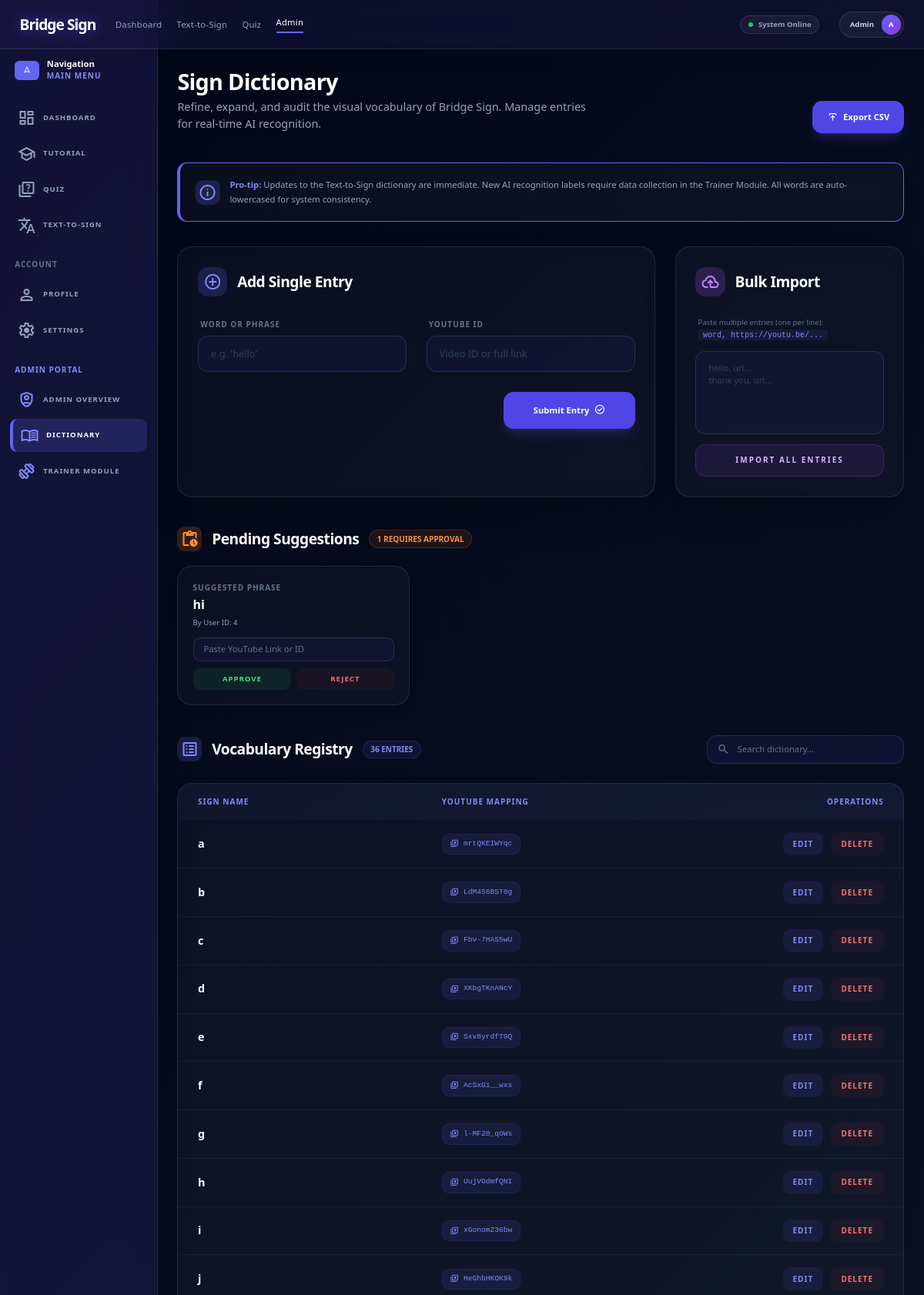
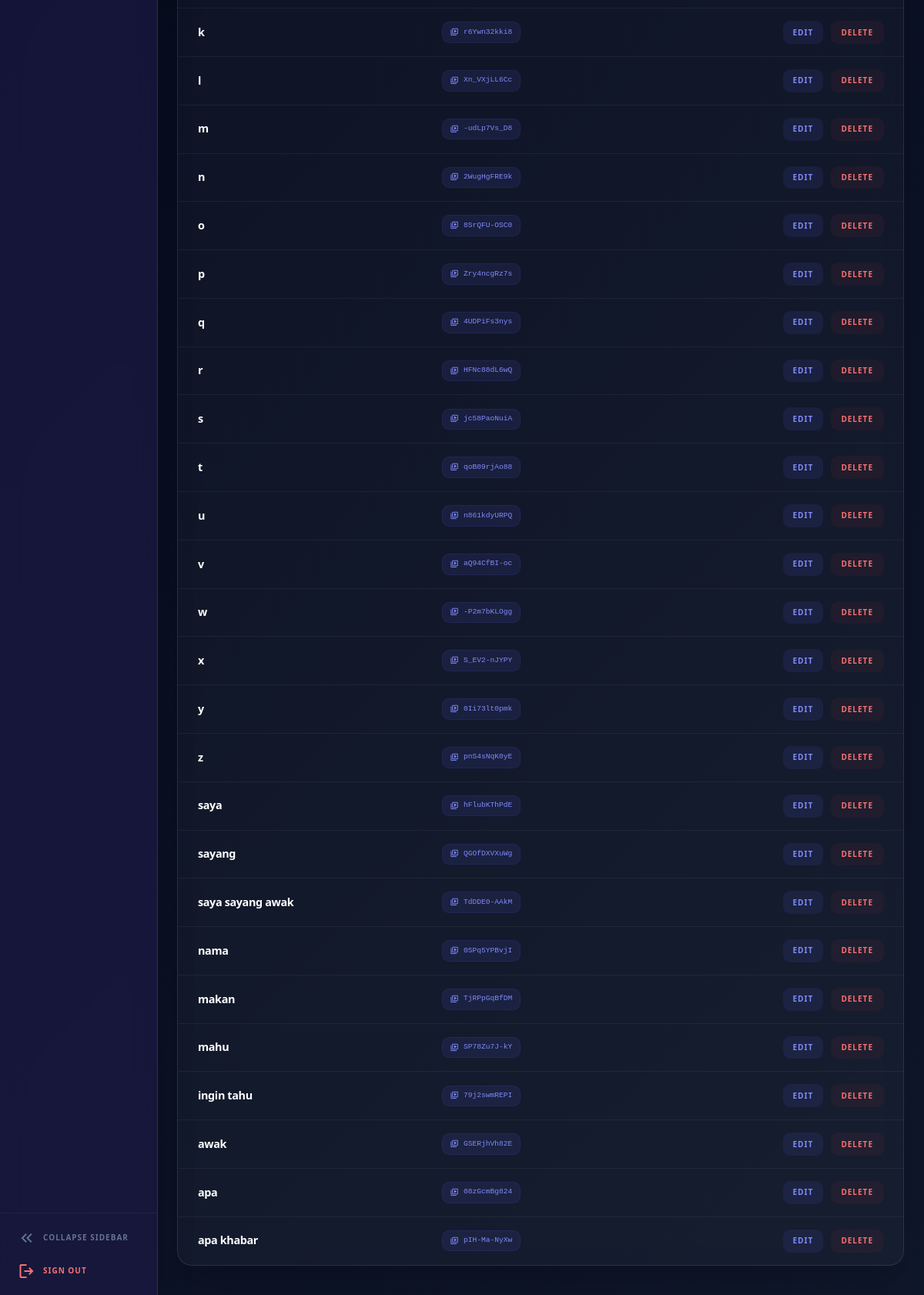
The page /admin/dictionary (signed in) on the database its author committed (2 pictures, top to bottom).
### app2.py (models this page shows, shortened)
class User(db.Model):
    id = db.Column(db.Integer, primary_key=True)
    username = db.Column(db.String(80), unique=True, nullable=False)
    password_hash = db.Column(db.String(200), nullable=False)
    camera_enabled = db.Column(db.Boolean, default=True)
    camera_index = db.Column(db.Integer, default=0)
    is_admin = db.Column(db.Boolean, default=False)
    tutorial_completed = db.Column(db.Boolean, default=False)
    security_question = db.Column(db.String(200), nullable=True)
    security_answer_hash = db.Column(db.String(200), nullable=True)

class WordRequest(db.Model):
    id = db.Column(db.Integer, primary_key=True)
    user_id = db.Column(db.Integer, db.ForeignKey('user.id'), nullable=False)
    requested_word = db.Column(db.String(100), nullable=False)
    status = db.Column(db.String(20), default="Pending") # Pending, Added, Rejected
    suggestion_type = db.Column(db.String(50), default="ai_recognition") # ai_recognition or text_to_sign
    timestamp = db.Column(db.DateTime, default=datetime.utcnow)
    user = db.relationship('User', backref=db.backref('requests', lazy=True))

### app2.py (the view)
@app.route('/admin/dictionary', methods=['GET'])
@admin_required
def admin_dictionary():
    dictionary = load_sign_dictionary()
    pending_requests = WordRequest.query.filter_by(status='Pending', suggestion_type='text_to_sign').order_by(WordRequest.timestamp.desc()).all()
    return render_template('admin_dictionary.html', username=session.get('username', ''), is_admin=True, dictionary=dictionary, pending_requests=pending_requests)

### templates/admin_dictionary.html (shortened to what this page needs)
<!DOCTYPE html>
<html class="dark" lang="en">
<head>
    <script src="https://cdn.tailwindcss.com?plugins=forms,container-queries"></script>
    <link rel="stylesheet" href="{{ url_for('static', filename='css/global.css') }}?v=2">
    <link rel="stylesheet" href="{{ url_for('static', filename='css/modern_ui.css') }}">
</head>
<body class="bg-background text-on-surface">
    {% include '_navbar.html' %}
    {% include '_sidebar.html' %}
    <main id="main-content" class="lg:ml-64 pt-28 pb-12 px-8 min-h-screen max-w-[1280px] transition-all duration-300">
        <header class="mb-12 flex flex-col lg:flex-row lg:items-end justify-between gap-6">
            <div>
                <h1 class="text-4xl font-extrabold text-white mb-2 tracking-tight">Sign Dictionary</h1>
                <p class="text-lg text-slate-400 max-w-2xl">Refine, expand, and audit the visual vocabulary of Bridge Sign. Manage entries for real-time AI recognition.</p>
            </div>
            <div class="flex gap-4">
                <a href="{{ url_for('admin_dictionary_export') }}" class="bg-indigo-600 hover:bg-indigo-500 shadow-lg shadow-indigo-500/20 transition-all duration-300 text-white px-6 py-3 rounded-2xl font-bold text-sm flex items-center gap-2 active:scale-95">
                    <span class="material-symbols-outlined text-lg">publish</span>
                    Export CSV
                </a>
            </div>
        </header>
        <div class="mb-10 surface_glass border-l-4 border-indigo-500 p-6 flex items-center gap-4 rounded-2xl shadow-xl">
            <div class="w-10 h-10 rounded-xl bg-indigo-500/20 flex items-center justify-center flex-shrink-0">
                <span class="material-symbols-outlined text-indigo-400">info</span>
            </div>
            <p class="text-sm text-slate-400 leading-relaxed">
                <span class="text-indigo-400 font-bold">Pro-tip:</span> Updates to the Text-to-Sign dictionary are immediate. New AI recognition labels require data collection in the Trainer Module. All words are auto-lowercased for system consistency.
            </p>
        </div>
        <div class="grid grid-cols-1 lg:grid-cols-3 gap-8 mb-12">
            <section class="lg:col-span-2 surface_glass p-8 rounded-3xl border border-white/10 shadow-2xl">
                <div class="flex items-center gap-4 mb-8">
                    <div class="w-12 h-12 rounded-2xl bg-indigo-500/20 flex items-center justify-center">
                        <span class="material-symbols-outlined text-indigo-400">add_circle</span>
                    </div>
                    <h3 class="text-2xl font-black text-white tracking-tight">Add Single Entry</h3>
                </div>
                <div class="grid grid-cols-1 sm:grid-cols-2 gap-8">
                    <div class="space-y-2">
                        <label class="text-[10px] font-bold text-slate-500 uppercase tracking-widest px-1">Word or Phrase</label>
                        <input id="new_phrase" class="w-full bg-indigo-950/40 border border-white/10 focus:ring-2 focus:ring-indigo-500 rounded-2xl px-5 py-4 text-white transition-all outline-none placeholder:text-slate-700" placeholder="e.g. 'hello'" type="text"/>
                    </div>
                    <div class="space-y-2">
                        <label class="text-[10px] font-bold text-slate-500 uppercase tracking-widest px-1">YouTube ID</label>
                        <input id="new_url" class="w-full bg-indigo-950/40 border border-white/10 focus:ring-2 focus:ring-indigo-500 rounded-2xl px-5 py-4 text-white transition-all outline-none placeholder:text-slate-700" placeholder="Video ID or full link" type="text"/>
                    </div>
                    <div class="sm:col-span-2 flex justify-end">
                        <button onclick="addSingleEntry()" class="bg-indigo-600 hover:bg-indigo-500 text-white px-12 py-4 rounded-2xl font-bold text-sm transition-all active:scale-95 shadow-lg shadow-indigo-500/20 flex items-center gap-2">
                            Submit Entry
                            <span class="material-symbols-outlined text-lg">check_circle</span>
                        </button>
                    </div>
                </div>
            </section>
            <section class="surface_glass p-8 rounded-3xl border border-white/10 shadow-2xl flex flex-col">
                <div class="flex items-center gap-4 mb-8">
                    <div class="w-12 h-12 rounded-2xl bg-purple-500/20 flex items-center justify-center">
                        <span class="material-symbols-outlined text-purple-400">cloud_upload</span>
                    </div>
                    <h3 class="text-2xl font-black text-white tracking-tight">Bulk Import</h3>
                </div>
                <div class="flex-1 flex flex-col gap-4">
                    <p class="text-xs text-slate-500 leading-relaxed px-1">Paste multiple entries (one per line):<br><span class="font-mono text-[10px] text-indigo-400 bg-indigo-500/10 px-2 py-0.5 rounded">word, https://youtu.be/...</span></p>
                    <textarea id="bulk_input" rows="5" class="w-full flex-1 bg-indigo-950/40 border border-white/10 focus:ring-2 focus:ring-indigo-500 rounded-2xl px-5 py-4 text-white text-sm transition-all outline-none resize-none placeholder:text-slate-700" placeholder="hello, url...&#10;thank you, url..."></textarea>
                    <button onclick="addBulkEntries()" class="w-full bg-purple-500/10 border border-purple-500/20 hover:bg-purple-500/20 text-purple-300 py-4 rounded-2xl font-black text-[10px] uppercase tracking-[0.2em] transition-all active:scale-95">
                        Import All Entries
                    </button>
                </div>
            </section>
        </div>
        {% if pending_requests %}
        <section class="space-y-6 mb-12">
            <div class="flex items-center gap-4">
                <div class="w-10 h-10 rounded-xl bg-orange-500/20 flex items-center justify-center">
                    <span class="material-symbols-outlined text-orange-400">pending_actions</span>
                </div>
                <h3 class="text-2xl font-black text-white tracking-tight">Pending Suggestions</h3>
                <div class="px-3 py-1 bg-orange-500/10 text-orange-400 text-[10px] font-black uppercase rounded-full border border-orange-500/20">
                    {{ pending_requests|length }} Requires Approval
                </div>
            </div>
            <div class="grid grid-cols-1 md:grid-cols-2 lg:grid-cols-3 gap-6">
                {% for req in pending_requests %}
                <div class="surface_glass p-6 rounded-3xl border border-white/10 shadow-lg flex flex-col justify-between gap-4 transition-all duration-500" id="req-card-{{ req.id }}">
                    <div>
                        <div class="text-[10px] font-bold text-slate-500 uppercase tracking-widest mb-1">Suggested Phrase</div>
                        <div class="text-xl font-black text-white">{{ req.requested_word }}</div>
                        <div class="text-xs text-slate-400 mt-2">By User ID: {{ req.user_id }}</div>
                    </div>
                    <div class="space-y-3">
                        <input type="text" id="yt-link-{{ req.id }}" placeholder="Paste YouTube Link or ID" class="w-full bg-indigo-950/40 border border-white/10 rounded-xl px-4 py-2 text-white text-sm outline-none focus:ring-1 focus:ring-indigo-500">
                        <div class="flex gap-2">
                            <button onclick="approveTextRequest({{ req.id }})" class="flex-1 bg-green-500/10 hover:bg-green-500 hover:text-white text-green-400 border border-transparent hover:border-green-500/20 rounded-xl py-2 text-xs font-bold uppercase tracking-widest transition-all">Approve</button>
                            <button onclick="rejectTextRequest({{ req.id }})" class="flex-1 bg-red-500/5 hover:bg-red-500 hover:text-white text-red-400 border border-transparent hover:border-red-500/10 rounded-xl py-2 text-xs font-bold uppercase tracking-widest transition-all">Reject</button>
                        </div>
                    </div>
                </div>
                {% endfor %}
            </div>
        </section>
        {% endif %}
        <section class="space-y-8">
            <div class="flex flex-col md:flex-row items-start md:items-center justify-between gap-6">
                <div class="flex items-center gap-4">
                    <div class="w-10 h-10 rounded-xl bg-indigo-500/20 flex items-center justify-center">
                        <span class="material-symbols-outlined text-indigo-400">list_alt</span>
                    </div>
                    <h3 class="text-2xl font-black text-white tracking-tight">Vocabulary Registry</h3>
                    <div class="px-3 py-1 bg-indigo-500/10 text-indigo-400 text-[10px] font-black uppercase rounded-full border border-indigo-500/20">
                        {{ dictionary|length }} Entries
                    </div>
                </div>
                <div class="w-full md:w-80 relative">
                    <span class="material-symbols-outlined absolute left-4 top-1/2 -translate-y-1/2 text-slate-500 text-xl">search</span>
                    <input class="w-full bg-indigo-950/40 border border-white/10 rounded-2xl pl-12 pr-4 py-3 text-sm text-white focus:ring-2 focus:ring-indigo-500 outline-none transition-all" placeholder="Search dictionary..." type="text"/>
                </div>
            </div>
            <div class="surface_glass rounded-3xl overflow-hidden shadow-2xl border border-white/10">
                <table class="w-full text-left">
                    <thead>
                        <tr class="bg-indigo-500/5">
                            <th class="px-8 py-5 text-[10px] font-bold text-indigo-400 uppercase tracking-widest">Sign Name</th>
                            <th class="px-8 py-5 text-[10px] font-bold text-indigo-400 uppercase tracking-widest">YouTube Mapping</th>
                            <th class="px-8 py-5 text-[10px] font-bold text-indigo-400 uppercase tracking-widest text-right">Operations</th>
                        </tr>
                    </thead>
                    <tbody class="divide-y divide-white/5" id="dict-table-body">
                        {% for word, yt_id in dictionary.items() %}
                        <tr class="hover:bg-white/5 transition-colors group">
                            <td class="px-8 py-5">
                                <span class="text-lg font-black text-white tracking-tight">{{ word }}</span>
                            </td>
                            <td class="px-8 py-5">
                                <div class="inline-flex items-center gap-2 px-3 py-1.5 bg-indigo-500/10 text-indigo-400 font-mono text-xs rounded-xl border border-indigo-500/10">
                                    <span class="material-symbols-outlined text-sm">video_library</span>
                                    {{ yt_id }}
                                </div>
                            </td>
                            <td class="px-8 py-5 text-right">
                                <div class="flex justify-end gap-3">
                                    <button onclick="editEntry('{{ word }}', '{{ yt_id }}')" class="px-4 py-2 bg-indigo-500/10 hover:bg-indigo-500 hover:text-white text-indigo-400 rounded-xl text-[10px] font-black uppercase tracking-widest transition-all">Edit</button>
                                    <button onclick="deleteEntry('{{ word }}')" class="px-4 py-2 bg-red-500/5 hover:bg-red-500 hover:text-white text-red-400 rounded-xl text-[10px] font-black uppercase tracking-widest transition-all border border-transparent hover:border-red-500/10">Delete</button>
                                </div>
                            </td>
                        </tr>
                        {% endfor %}
                    </tbody>
                </table>
            </div>
        </section>
    </main>
</body>
</html>

### templates/_navbar.html (shortened to what this page needs)
<nav class="fixed top-0 w-full h-20 bg-indigo-950/40 backdrop-blur-xl border-b border-white/10 shadow-[0_4px_30px_rgba(0,0,0,0.1)] z-50">
    <div class="flex justify-between items-center px-8 h-20 max-w-[1280px] mx-auto w-full">
        <div class="flex items-center gap-8">
            <a href="{{ url_for('index') }}" class="text-2xl font-black tracking-tighter text-white drop-shadow-[0_0_8px_rgba(79,70,229,0.6)]">Bridge Sign</a>
            <div class="hidden md:flex items-center gap-6">
                <a class="text-slate-400 hover:text-white transition-colors duration-300 font-inter text-sm font-medium tracking-wide active:scale-95 cursor-pointer {{ 'text-white border-b-2 border-indigo-500 pb-1' if request.endpoint == 'index' }}" href="{{ url_for('index') }}">Dashboard</a>
                <a class="text-slate-400 hover:text-white transition-colors duration-300 font-inter text-sm font-medium tracking-wide active:scale-95 cursor-pointer {{ 'text-white border-b-2 border-indigo-500 pb-1' if request.endpoint == 'text_to_sign' }}" href="{{ url_for('text_to_sign') }}">Text-to-Sign</a>
                <a class="text-slate-400 hover:text-white transition-colors duration-300 font-inter text-sm font-medium tracking-wide active:scale-95 cursor-pointer {{ 'text-white border-b-2 border-indigo-500 pb-1' if request.endpoint == 'quiz' }}" href="{{ url_for('quiz') }}">Quiz</a>
                {% if is_admin %}
                <a class="text-slate-400 hover:text-white transition-colors duration-300 font-inter text-sm font-medium tracking-wide active:scale-95 cursor-pointer {{ 'text-white border-b-2 border-indigo-500 pb-1' if request.endpoint in ['admin_dashboard', 'admin_dictionary'] }}" href="{{ url_for('admin_dashboard') }}">Admin</a>
                {% endif %}
            </div>
        </div>
        <div class="flex items-center gap-4">
            <div class="flex items-center gap-2 mr-4 text-xs font-semibold text-slate-400 bg-white/5 px-3 py-1.5 rounded-full border border-white/10 hidden sm:flex">
                <span class="w-2 h-2 bg-green-500 rounded-full animate-pulse"></span>
                System Online
            </div>
            <div class="flex items-center gap-3 bg-white/5 pl-4 pr-1 py-1 rounded-full border border-white/10">
                <span class="text-xs font-bold text-slate-300 hidden sm:inline">{{ username if username else 'User' }}</span>
                <div class="w-8 h-8 rounded-full border border-indigo-500/30 overflow-hidden bg-gradient-to-br from-indigo-500 to-purple-600 flex items-center justify-center font-bold text-white text-xs">
                    {{ username[0].upper() if username else 'U' }}
                </div>
            </div>
        </div>
    </div>
</nav>

### rows shown on the page
User: username "Admin"
WordRequest: requested_word "hi", user_id "4"

### other values the page prints
{{ username[0].upper() if username else 'U' }} "A"
{{ pending_requests|length }} "1"
{{ dictionary|length }} "36"
{{ word }} "a" "b" "c" "d" "e" "f" "g" "h" "i" "j" "k" "l" "m" "n" "o" "p" "q" "r" "s" "t" "u" "v" "w" "x" "y" "z" "saya" "sayang" "saya sayang awak" "nama" "makan" "mahu" "ingin tahu" "awak" "apa" "apa khabar"
{{ yt_id }} "mrtQKEIWYqc" "LdM4S6BST0g" "Fbv-7HAS5wU" "XKbgTKnANcY" "Sxv8yrdfT9Q" "AcSxG1__wxs" "l-MF20_qOWs" "UujVOdmfQNI" "xGonomZ36bw" "HeGhbHKOK9k" "r6Ywn32kki8" "Xn_VXjLL6Cc" "-udLp7Vs_D8" "2WugHgFRE9k" "8SrQFU-OSC0" "Zry4ncgRz7s" "4UDPiFs3nys" "HFNc88dL6wQ" "jc58PaoNuiA" "qoB09rjAo88" "n861kdyURPQ" "aQ94CfBI-oc" "-P2m7bKLOgg" "S_EV2-nJYPY" "0Ii73lt0pmk" "pnS4sNqK0yE" "hFlubKThPdE" "QGOfDXVXuWg" "TdDDE0-AAkM" "0SPq5YPBvjI" "TjRPpGqBfDM" "SP78Zu7J-kY" "79j2swmREPI" "GSERjhVh82E" "08zGcmBg824" "pIH-Ma-NyXw"
